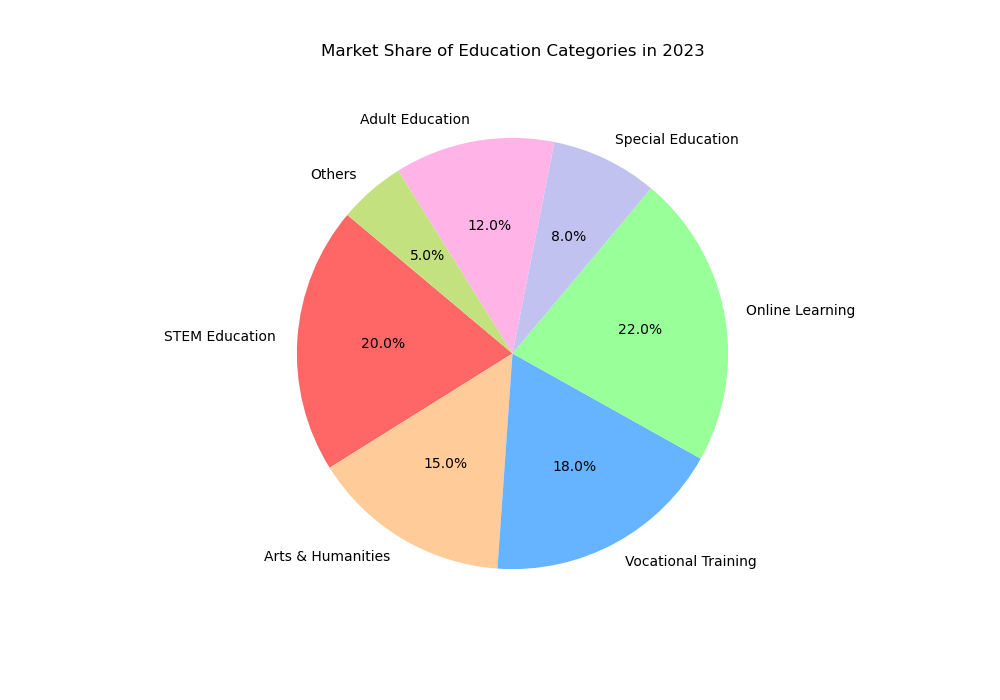

Write the Python code that produced this figure.

import matplotlib.pyplot as plt

# Data points
education_categories = ['STEM Education', 'Arts & Humanities', 'Vocational Training', 'Online Learning', 'Special Education', 'Adult Education', 'Others']
percentage = [20.0, 15.0, 18.0, 22.0, 8.0, 12.0, 5.0]
colors = ['#ff6666', '#ffcc99', '#66b3ff', '#99ff99', '#c2c2f0', '#ffb3e6', '#c4e17f']

# Create a pie chart
plt.figure(figsize=(10, 7))  # Modify the width and height of the chart
plt.pie(percentage, labels=education_categories, colors=colors, autopct='%1.1f%%', startangle=140)

# Chart title
plt.title('Market Share of Education Categories in 2023', pad=20)

# Display the chart
plt.show()
